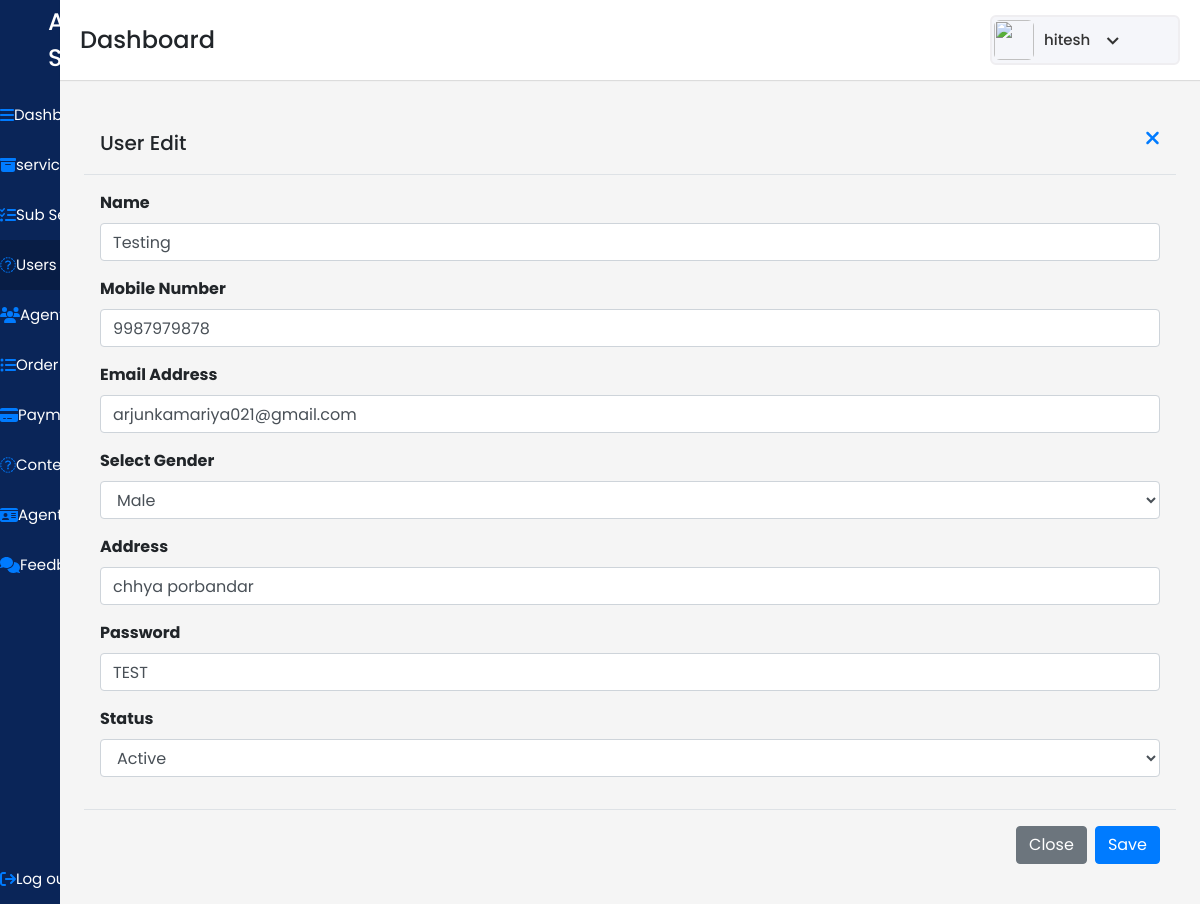
/admindash/useredit/1/ (signed in), run on the app's committed database.
### user/models.py (models this page shows)
class Customer(models.Model):
    userid=models.IntegerField(primary_key=True)
    username=models.CharField(max_length=200,null=FALSE)
    useremail=models.EmailField(max_length=20,null=FALSE)
    useraddress=models.CharField(max_length=200,null=FALSE)
    userpassword=models.CharField(max_length=30,null=FALSE)
    usermobileno=models.CharField(max_length=10,null=FALSE)
    usergender=models.CharField(max_length=7,null=FALSE)
    userstutas=models.BooleanField(max_length=5)

### adminpan/views.py (the view)
# urls.py: path('useredit/<int:id>/',views.useredit,name='useredit'),
@login_required(login_url="/login/")
def useredit(request,id):
    customerdata=Customer.objects.get(pk=id)
    context={'Customerdata':customerdata}
    return render(request,'user-edit.html',context)

### adminpan/templates/user-edit.html (shortened to what this page needs)
{% load static %}
<!DOCTYPE html>
<html lang="en" dir="ltr">
  <head>
    <link rel="stylesheet" href="{% static "./style.css" %}">
   <link href="{% static "https://unpkg.com/boxicons@2.0.7/css/boxicons.min.css" %}" rel='stylesheet'>
    <link rel="stylesheet" href="{% static "path/to/font-awesome/css/font-awesome.min.css"  %}">
    <link href="{% static "https://cdn.jsdelivr.net/npm/bootstrap@5.1.3/dist/css/bootstrap.min.css"  %}" rel="stylesheet">
    <link href="{% static "https://cdn.jsdelivr.net/npm/bootstrap@5.1.3/dist/css/bootstrap.min.css" %}" rel="stylesheet">
    <link rel="stylesheet" href="{% static "./css/bootstrap.min.css" %}">
    <link href="{% static "https://stackpath.bootstrapcdn.com/bootstrap/4.4.1/css/bootstrap.min.css" %}" rel="stylesheet"/>
  </head>
<body>
  <div class="sidebar">
    <div class="logo-details pl-5">
      <span class="logo_name">All in Services</span>
    </div>
      <ul class="nav-links">
        <li>
          <a href={% url 'adminpan' %}>
            <i class="fa fa-bars" aria-hidden="true"></i>
            <span class="links_name">Dashboard</span>
        </li>
        <li>
          <a href={% url 'services' %}>
            <i class="fa fa-archive" aria-hidden="true"></i>
            <span class="links_name">services</span>
        </li>
        <li>
          <a href={% url 'subservices' %}>
            <i class="fa fa-tasks" aria-hidden="true"></i>
            <span class="links_name">Sub Service</span>
        </li>
        <li>
          <a href={% url 'users' %} class="active">
            <i class="fa fa-user-o" aria-hidden="true"></i>
            <span class="links_name">Users</span>
          </a>
        </li>
        <li>
          <a href={% url 'agent' %}>
            <i class="fa fa-users" aria-hidden="true"></i>
            <span class="links_name">Agent</span>
        </li>
        <li>
          <a href={% url 'order' %}>
            <i class="fa fa-list-ul" aria-hidden="true"></i>
            <span class="links_name">Order list</span>
        </li>
        <li>
          <a href={% url 'payment' %}>
            <i class="fa fa-credit-card-alt" aria-hidden="true"></i>
            <span class="links_name">Payment</span>
        </li>
        <li>
          <a href={% url 'contectus' %}>
            <i class="fa fa-envelope-o" aria-hidden="true"></i>
            <span class="links_name">Contect Us</span>
        </li>
        <li>
          <a href={% url 'agentkyc' %}>
            <i class="fa fa-id-card" aria-hidden="true"></i>
            <span class="links_name">Agent KYC</span>
        </li>
        <li>
          <a href={% url 'feedback' %}>
            <i class="fa fa-comments" aria-hidden="true"></i>
            <span class="links_name">Feedback</span>
        </li>
        <li class="log_out">
          {% if request.user.is_authenticated %}
          <a href="{% url 'logout' %}" >
            <i class="fa fa-sign-out" aria-hidden="true"></i>
            <span class="links_name">Log out</span>
          </a>
          {% endif %}
        </li>
      </ul>
    </div>
  <section class="home-section">
    <nav>
      <div class="sidebar-button">
        <span class="dashboard">Dashboard</span>
      </div>
      <div class="profile-details">
        <img src={% static "./images/All_in_one2.png" %} alt="">
        <span class="admin_name">{{user.username}}</span>
        <i class='bx bx-chevron-down' ></i>
      </div>
    </nav>
        <section id="users" class="p-4" >
        <div class="modal-header mt-5">
          <h5 class="modal-title" id="exampleModalLabel">User Edit</h5>
          <a type="button" class="btn-close" href={% url 'users' %}><i class="fa fa-times" aria-hidden="true" style="font-size: 20px;"></i></a>
        </div>
        <div class="modal-body">
          <form method="POST" action="{% url 'userupdate'%}">
             <div class="form-group">
                 <label><b>Name</b></label>
                 <input type="text" name="uname" class="form-control" value="{{Customerdata.username}}" required>
              </div>
              <div class="form-group">
               <label><b>Mobile Number</b></label>
               <input type="text"  name="mno" class="form-control" value="{{Customerdata.usermobileno}}" required>
            </div>
              <div class="form-group">
                 <label><b>Email Address</b></label>
                 <input type="email"  name="email" class="form-control" value="{{Customerdata.useremail}}" required>
              </div>
              <div class="form-group">
               <label><b>Select Gender</b></label>
               <select required class="form-outline form-control flex-fill mb-0 dropdown-toggle" name="Gender"
                 aria-labelledby="dropdownMenuButton1" required>
                 <option value="Male">Male</option>
               </select>
            </div>
            <div class="form-group">
               <label><b>Address</b></label>
               <input type="text-box" class="form-control" name="address" value="{{Customerdata.useraddress}}" required>
            </div>
            <div class="form-group">
              <label><b>Password</b></label>
              <input type="text-box" class="form-control" name="pass" value="{{Customerdata.userpassword}}" required>
           </div>
            <div class="form-group">
              <label><b>Status</b></label>
              <select required class="form-outline form-control flex-fill mb-0 dropdown-toggle" name="Status"
                 aria-labelledby="dropdownMenuButton1" required>
                 <option value="1">Active</option>
               </select>
            </div>
        </div>
        <div class="modal-footer">
          <a type="button" class="btn btn-secondary"  href={% url 'users' %}>Close</a>
          <input type="submit" class="btn btn-primary" value="Save">
        </div>
</section>
</section>
</body>
</html>

### adminpan/static/style.css (style rules this page uses)
* { margin: 0; padding: 0; box-sizing: border-box; font-family: 'Poppins', sans-serif; }
.sidebar { position: fixed; height: 100%; width: 240px; background: #0A2558; transition: all 0.5s ease; }
.sidebar .logo-details { height: 80px; display: flex; align-items: center; }
.sidebar .logo-details .logo_name { color: #fff; font-size: 24px; font-weight: 500; }
.sidebar .nav-links { margin-top: 10px; }
.sidebar .nav-links li { position: relative; list-style: none; height: 50px; }
.sidebar .nav-links li a { height: 100%; width: 100%; display: flex; align-items: center; text-decoration: none; transition: all 0.4s ease; }
.sidebar .nav-links li a.active { background: #081D45; }
.sidebar .nav-links li a .links_name { color: #fff; font-size: 15px; font-weight: 400; white-space: nowrap; }
.sidebar .nav-links .log_out { position: absolute; bottom: 0; width: 100%; }
.home-section { position: relative; background: #f5f5f5; min-height: 100vh; width: calc(100% - 240px); left: 240px; transition: all 0.5s ease; }
.home-section nav { display: flex; justify-content: space-between; height: 80px; background: #fff; display: flex; align-items: center; position: fixed; width: calc(100% - 240px); left: 240px; z-index: 100; padding: 0 20px; box-shadow: 0 1px 1px rgba(0, 0, 0, 0.1); transition: all 0.5s ease; }
.home-section nav .sidebar-button { display: flex; align-items: center; font-size: 24px; font-weight: 500; }
.home-section nav .profile-details { display: flex; align-items: center; background: #F5F6FA; border: 2px solid #EFEEF1; border-radius: 6px; height: 50px; min-width: 190px; padding: 0 15px 0 2px; }
nav .profile-details img { height: 40px; width: 40px; border-radius: 6px; object-fit: cover; }
nav .profile-details .admin_name { font-size: 15px; font-weight: 500; color: #333; margin: 0 10px; white-space: nowrap; }
nav .profile-details i { font-size: 25px; color: #333; }
#users { margin-top: 40px; position: absolute; background: #f5f5f5; width: 100%; }
@media (max-width: 1240px) { .sidebar { width: 60px; } }
@media (max-width: 1240px) { .home-section { width: calc(100% - 60px); left: 60px; } }
@media (max-width: 1240px) { .home-section nav { width: calc(100% - 60px); left: 60px; } }

### data on the page
Customer: uname "Testing", mno "9987979878", email "arjunkamariya021@gmail.com", address "chhya porbandar", pass "TEST"

### other printed values
{{ user.username }} "hitesh"
